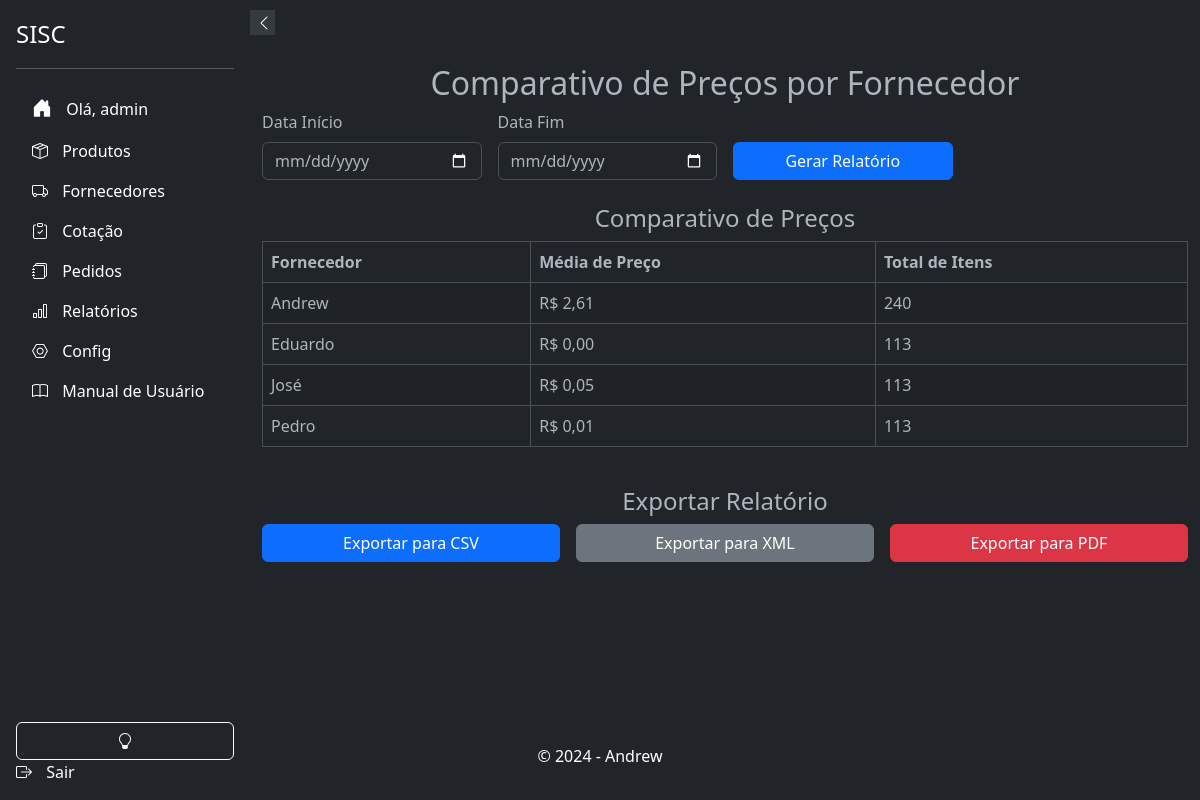
/relatorios/comparativo-precos-fornecedor/ (signed in), run on the app's committed database.
### suppliers/models.py (models this page shows, shortened)
class Supplier(models.Model):
    user = models.ForeignKey(settings.AUTH_USER_MODEL, on_delete=models.CASCADE, blank=True, null=True)
    name = models.CharField(max_length=255)
    email = models.EmailField(unique=True)
    phone_regex = RegexValidator(regex=r'^\+?\d{10,15}$', message="Número de telefone no formato: '+999999999'. Até 15 dígitos.", )
    phone = models.CharField(validators=[phone_regex], max_length=17, blank=True)
    company = models.CharField(max_length=255, null=True, blank=True)
    cnpj = models.CharField(max_length=18, unique=True, validators=[validate_cnpj], null=True, blank=True)
    active = models.BooleanField(default=True, verbose_name="Ativo")
    address_line_1 = models.CharField("Endereço", max_length=255, null=True, blank=True)
    address_line_2 = models.CharField("Complemento", max_length=255, null=True, blank=True)
    city = models.CharField("Cidade", max_length=100, null=True, blank=True)
    state = models.CharField("Estado", max_length=50, null=True, blank=True)
    zip_code = models.CharField("CEP", max_length=10, null=True, blank=True)
    minimum_order_value = models.DecimalField("Valor Mínimo para Pedido", max_digits=10, decimal_places=3, validators=[MinValueValidator(0)], null=True, blank=True)
    order_response_deadline = models.TimeField("Prazo de Resposta para Pedidos", null=True, blank=True)
    departments = models.ManyToManyField('products.Departamento', related_name='suppliers', blank=True)
    categories = models.ManyToManyField(Category, blank=True, verbose_name="Categorias")
    subcategories = models.ManyToManyField(Subcategory, blank=True, verbose_name="Subcategorias")
    brands = models.ManyToManyField(Brand,  blank=True, verbose_name="Marcas")
    created_at = models.DateTimeField(auto_now_add=False, default=datetime.datetime.now, null=True, blank=True)
    updated_at = models.DateTimeField(auto_now=True, verbose_name="Atualizado em")
    deleted = models.BooleanField(default=False)
    holiday_cover_name = models.CharField("Nome do Fornecedor de Férias", max_length=255, null=True, blank=True)
    holiday_cover_email = models.EmailField("Email do Fornecedor de Férias", null=True, blank=True)
    holiday_cover_phone = models.CharField("Telefone do Fornecedor de Férias", validators=[phone_regex], max_length=17, blank=True, null=True)
    observation = models.TextField("Observação", null=True, blank=True)
    delivery_days = models.CharField("Dias de Entrega", max_length=100, blank=True, null=True)
    quality_rating = models.IntegerField(default=0, blank=True, null=True)
    delivery_time_rating = models.IntegerField(default=0, blank=True, null=True)
    price_rating = models.IntegerField(default=0, blank=True, null=True)
    reliability_rating = models.IntegerField(default=0, blank=True, null=True)
    flexibility_rating = models.IntegerField(default=0, blank=True, null=True)
    partnership_rating = models.IntegerField(default=0, blank=True, null=True)
    comments = models.TextField("Comentários", max_length=100, blank=True, null=True)
    billing_deadline_choices = [
        ('1-2', '1 a 2 dias úteis'),
        ('3-5', '3 a 5 dias úteis'),
        ('6-10', '6 a 10 dias úteis'),
        ('11-15', '11 a 15 dias úteis'),
        ('15+', 'Mais de 15 dias úteis'),
        ('negotiable', 'A combinar')
    ]
    billing_deadline = models.CharField(max_length=20, choices=billing_deadline_choices, default='1-2', verbose_name="Prazo de Faturamento")
    specific_billing_deadline = models.CharField(max_length=50, blank=True, null=True, verbose_name="Prazo Específico de Faturamento")
    class Meta:
        ordering = ['name']

### relatorios/views.py (the view, shortened to what this page needs)
# urls.py: path('comparativo-precos-fornecedor/', ComparativoPrecosFornecedorView.as_view(), name='comparativo_precos_fornecedor'),
@method_decorator(login_required(login_url=''), name='dispatch')
class ComparativoPrecosFornecedorView(TemplateView):
    template_name = 'relatorios/comparativo_precos_fornecedor.html'
    def get(self, request):
        data_inicio = request.GET.get('data_inicio')
        data_fim = request.GET.get('data_fim')
        if data_inicio and data_fim:
            respostas = RespostaCotacao.objects.filter(cotacao__data_abertura__gte=data_inicio, cotacao__data_fechamento__lte=data_fim)
        else:
            respostas = RespostaCotacao.objects.all()
        comparativo_precos = respostas.values('fornecedor__name').annotate(
            media_preco=Avg('itemrespostacotacao__preco'),
            total_itens=Sum('itemrespostacotacao__item_cotacao__quantidade'),
        ).order_by('fornecedor__name')
        context = {
            'comparativo_precos': comparativo_precos,
        }
        return render(request, self.template_name, context)

### relatorios/templates/relatorios/comparativo_precos_fornecedor.html (shortened to what this page needs)
{% extends 'base.html' %}
{% block content %}
<div class="container my-4">
    <h2 class="text-center">Comparativo de Preços por Fornecedor</h2>
    <form method="get" class="row g-3">
        <div class="col-md-3">
            <label for="data_inicio" class="form-label">Data Início</label>
            <input type="date" id="data_inicio" name="data_inicio" class="form-control" required>
        </div>
        <div class="col-md-3">
            <label for="data_fim" class="form-label">Data Fim</label>
            <input type="date" id="data_fim" name="data_fim" class="form-control" required>
        </div>
        <div class="col-md-3 d-flex align-items-end">
            <button type="submit" class="btn btn-primary w-100">Gerar Relatório</button>
        </div>
    </form>
    <div class="row mt-4">
        <div class="col-md-12">
            <h4 class="text-center">Comparativo de Preços</h4>
            <table class="table table-striped table-bordered">
                <thead>
                    <tr>
                        <th>Fornecedor</th>
                        <th>Média de Preço</th>
                        <th>Total de Itens</th>
                    </tr>
                </thead>
                <tbody>
                    {% for item in comparativo_precos %}
                    <tr>
                        <td>{{ item.fornecedor__name }}</td>
                        <td>R$ {{ item.media_preco|floatformat:2 }}</td>
                        <td>{{ item.total_itens }}</td>
                    </tr>
                    {% endfor %}
                </tbody>
            </table>
        </div>
    </div>
    <div class="row mt-4">
        <div class="col-md-12">
            <h4 class="text-center">Exportar Relatório</h4>
            <form method="post" class="row g-3">
                <div class="col-md-4">
                    <button type="submit" name="formato" value="csv" class="btn btn-primary w-100">Exportar para CSV</button>
                </div>
                <div class="col-md-4">
                    <button type="submit" name="formato" value="xml" class="btn btn-secondary w-100">Exportar para XML</button>
                </div>
                <div class="col-md-4">
                    <button type="submit" name="formato" value="pdf" class="btn btn-danger w-100">Exportar para PDF</button>
                </div>
            </form>
        </div>
    </div>
</div>
{% endblock %}

### app/templates/components/_sidebar.html (shortened to what this page needs)
<!DOCTYPE html>
<html>
<head>
    <link href="https://cdn.jsdelivr.net/npm/bootstrap@5.3.0-alpha3/dist/css/bootstrap.min.css" rel="stylesheet">
    <link rel="stylesheet" href="https://cdn.jsdelivr.net/npm/bootstrap-icons@1.10.5/font/bootstrap-icons.css">
</head>
<body>
    <div class="sidebar d-flex flex-column flex-shrink-0 p-3 text-white bg-dark" id="sidebar">
        <button class="sidebar-toggle" onclick="toggleSidebar()">
            <i id="sidebar-toggle-icon" class="bi bi-chevron-left"></i>
        </button>
        <a href="#" class="d-flex align-items-center mb-3 mb-md-0 me-md-auto text-white text-decoration-none">
            <span class="fs-4">SISC</span>
        </a>
        <hr>
        {% if user.is_authenticated %}
            <ul class="nav nav-pills flex-column mb-auto">
                <li class="nav-item">
                    <a href="{% url 'accounts:home' %}" class="nav-link text-white" aria-current="page">
                        <i class="bi bi-house-door-fill fs-5"></i>
                        <span>Olá, {{ user.username }}</span>
                    </a>
                </li>
                <li>
                    <a href="{% url 'products:products_list' %}" class="nav-link text-white">
                        <i class="bi bi-box-seam"></i>
                        <span>Produtos</span>
                    </a>
                </li>
                <li>
                    <a href="{% url 'suppliers:supplier_list' %}" class="nav-link text-white">
                        <i class="bi bi-truck "></i>
                        <span>Fornecedores</span>
                    </a>
                </li>
                <li>
                    <a href="{% url 'cotacao:cotacao_list' %}" class="nav-link text-white">
                        <i class="bi bi-clipboard-check"></i>
                        <span>Cotação</span>
                    </a>
                </li>
                <li>
                    <a href="{% url 'respostas:listar_pedidos' %}" class="nav-link text-white">
                        <i class="bi bi-journals"></i>
                        <span>Pedidos</span>
                    </a>
                </li>
                <li>
                    <a href="{% url 'relatorios:gerar_relatorios' %}" class="nav-link text-white">
                        <i class="bi bi-bar-chart"></i>
                        <span>Relatórios</span>
                    </a>
                </li>
                <li>
                    <a href="{% url 'admin:index' %}" class="nav-link text-white">
                        <i class="bi bi-nut"></i>
                        <span>Config</span>
                    </a>
                </li>
                <li>
                    <a href="{% url 'relatorios:manual_usuario' %}" class="nav-link text-white">
                        <i class="bi bi-book"></i>
                        <span>Manual de Usuário</span>
                    </a>
                </li>
            <br>
            </ul>
            <button class="btn btn-outline-light" onclick="toggleTheme()">
                <i id="theme-toggle-icon" class="bi bi-lightbulb-fill"></i>
            </button>
            <a href="{% url 'accounts:logout' %}" class="nav-link text-white">
                <i class="bi bi-box-arrow-right"></i>
                <span>Sair</span>
            </a>
        {% else %}
            <a href="{% url 'accounts:login' %}" class="nav-link text-white">
                <i class="bi bi-box-arrow-in-right"></i>
                <span>Login</span>
            </a>
        {% endif %}
    </div>
</body>
</html>

### app/templates/base.html (style rules this page uses)
body, html { height: 100%; margin: 0; display: flex; flex-direction: column; }

### app/templates/components/_sidebar.html (style rules this page uses)
.sidebar { width: 250px; height: 100vh; position: fixed; top: 0; left: 0; background-color: #343a40; transition: all 0.3s; z-index: 1000; }
.sidebar .nav-link { white-space: nowrap; overflow: hidden; text-overflow: ellipsis; }
.sidebar .nav-link i { margin-right: 10px; }
.sidebar-toggle { position: absolute; top: 10px; right: -25px; width: 25px; height: 25px; background-color: #343a40; border: none; color: white; cursor: pointer; z-index: 1100; }

### data on the page
Supplier: fornecedor__name "Andrew", media_preco "2,61", total_itens "240"
Supplier: fornecedor__name "Eduardo", media_preco "0,00", total_itens "113"
Supplier: fornecedor__name "José", media_preco "0,05", total_itens "113"
Supplier: fornecedor__name "Pedro", media_preco "0,01", total_itens "113"

### other printed values
{{ user.username }} "admin"
